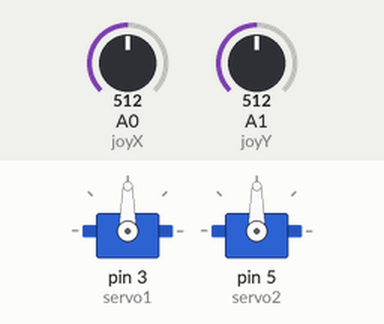
Recording of a sketch running on a simulated Arduino Uno, built with avr-gcc and run on an emulated ATmega328P. On the bench: 2 × servo. Inputs (shaded band) come from the test bench; at power-on: A1 (joyY) = 512, A0 (joyX) = 512.

Above: at 1.2 s.
1.3 s: A1 (joyY) set to 716
At 2.2 s:
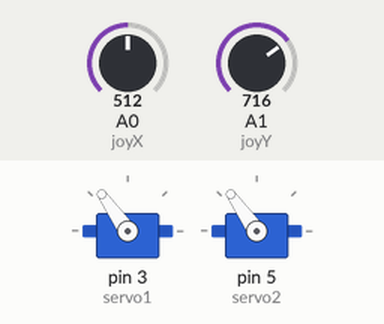
2.8 s: A1 (joyY) set to 900
At 3.3 s:
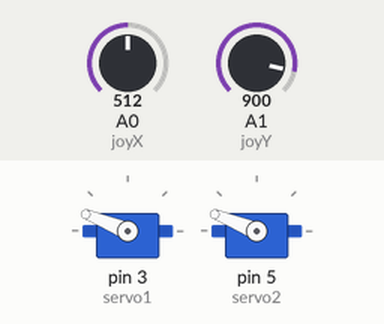
4.3 s: A1 (joyY) set to 1023
At 4.6 s:
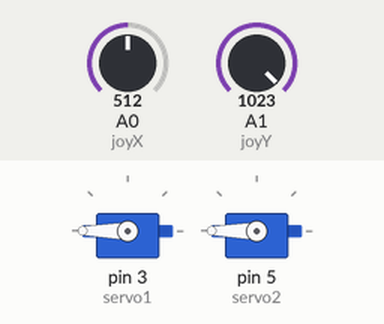
5.8 s: A1 (joyY) set to 306
At 7.0 s:
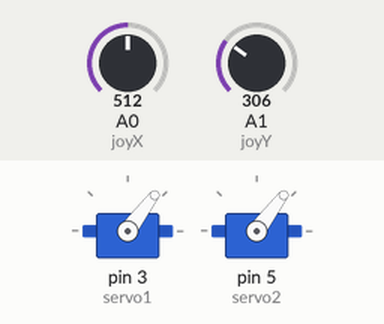
7.3 s: A1 (joyY) set to 122
At 8.1 s:
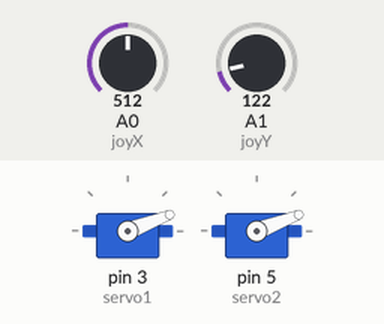
Timing chart, 0 to 9.8 s (numbered marks = the images above; inputs shaded):
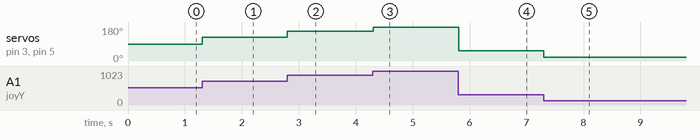

The sketch:

Robot_ARM.ino
```cpp
 #include <Servo.h>

Servo servo1;
Servo servo2;

int joyX = 0;
int joyY = 1;

int joyVal;

void setup()
{
  servo1.attach(3);
  servo2.attach(5);
}

void loop()
{

 joyVal = analogRead(joyX);
 joyVal = analogRead(joyY);
 joyVal = map (joyVal, 0, 1023, 0, 180);
 servo1.write(joyVal);
 servo2.write(joyVal);
 delay(5);
}
```

Measured:
- after the input at 1.3 s, servo on pin 3 (servo1), servo on pin 5 (servo2): 90° → 125° at once
- after the input at 2.8 s, servo on pin 3 (servo1), servo on pin 5 (servo2): 125° → 158° at once
- after the input at 4.3 s, servo on pin 3 (servo1), servo on pin 5 (servo2): 158° → 180° at once
- after the input at 5.8 s, servo on pin 3 (servo1), servo on pin 5 (servo2): 180° → 53° at once
- after the input at 7.3 s, servo on pin 3 (servo1), servo on pin 5 (servo2): 53° → 21° at once
